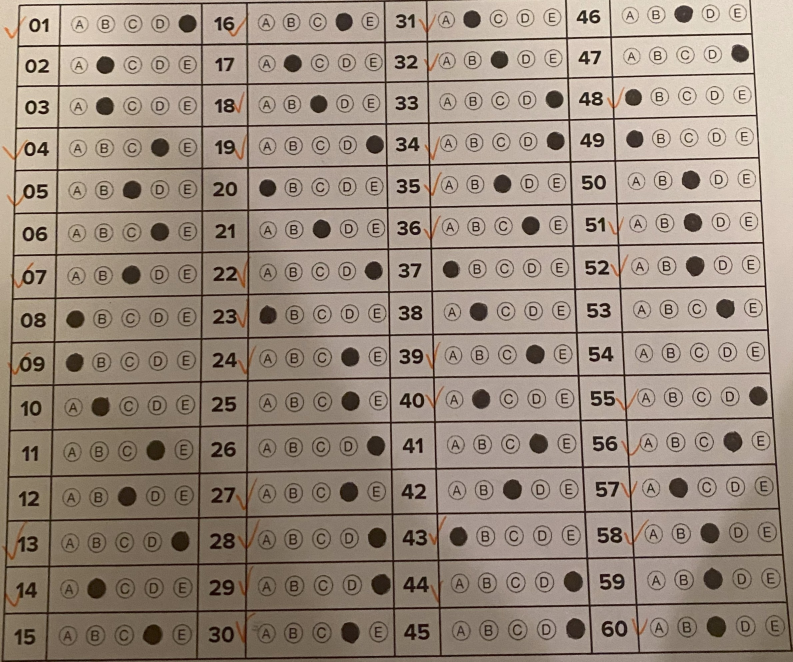
#> input picture teste_1.jpg, 2377 x 1985 px (shown at 1/3 size)
$ python -i mask_generator_base.py   (imports and definitions only)
#> lines starting #> are read from the running program, lines starting #| are printed output that depends on the picture; after the words box and inside, x2 and y2 are one past the last pixel; in counts of white or black regions, pixels touching at a corner belong together
import cv2
import numpy as np
import os
import shutil
import stat
import time


# [71 lines of commented-out code are left out]


def gerar_masks(image_path, output_dir="temp"):
#> called with image_path = 'teste_1.jpg', output_dir = 'temp'
    import cv2
    import numpy as np
    import os
    import shutil
    import stat
    import time

    print(f"\n Iniciando processamento de: {image_path}")

    def remove_readonly(func, path, _):
        os.chmod(path, stat.S_IWRITE)
        func(path)

    # Carregar e
    image = cv2.imread(image_path)
#> image is the input picture: shape (1985, 2377, 3); mean B, G, R 125.7, 139.2, 154.1
    if image is None:
        print(f"❌ ERRO: Não foi possível ler a imagem: {image_path}")
        return False

    print(f"✅ Imagem carregada: {image.shape}. Imagem = {image_path}")
#| ✅ Imagem carregada: (1985, 2377, 3). Imagem = teste_1.jpg

    scale = 0.3
    image_resized = cv2.resize(image, None, (2480, 3508), fx=scale, fy=scale)
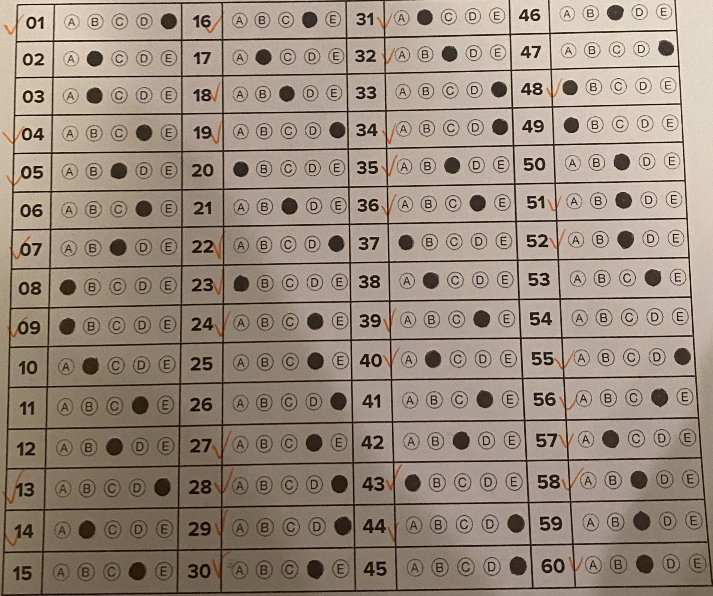
#> image_resized: shape (596, 713, 3); mean B, G, R 125.6, 139, 154
    #image_resized = cv2.resize(image, None, fx=scale, fy=scale)
    #print(f"✅ Imagem redimensionada: {image_resized.shape}")

    # Recorte fixo da área de questões
    #print("✂️ Recortando área de questões...")
    y1, y2 = 435, 990
    x1, x2 = 40, 710
    bloco = image_resized[y1:y2, x1:x2]
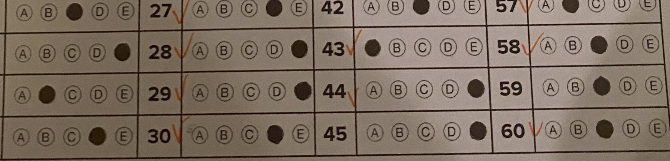
#> bloco: shape (161, 670, 3); mean B, G, R 98.1, 111.2, 126
    #cv2.imshow("Bloco recortado", bloco)
    #cv2.waitKey(0)
    #cv2.destroyAllWindows()

    if os.path.exists(output_dir):
        shutil.rmtree(output_dir)
    os.makedirs(output_dir)


    image = cv2.imread(image_path)
    h, w = bloco.shape[:2]
#> h = 161; w = 670

    n_linhas, n_colunas = 15, 4
    altura = bloco.shape[0] // n_linhas
#> altura = 10
    largura = bloco.shape[1] // n_colunas
#> largura = 167

    #convertendo para hsv
    hsv = cv2.cvtColor(bloco, cv2.COLOR_BGR2HSV)
#> hsv: shape (161, 670, 3); mean H, S, V 14.1, 66.4, 126
    lower_black = np.array([0, 0, 0])
    upper_black = np.array([180, 255, 80])
    mask_hsv = cv2.inRange(hsv, lower_black, upper_black)
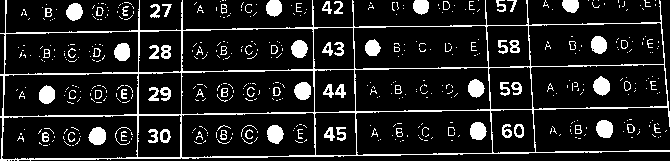
#> mask_hsv: shape (161, 670); 12.9% white; 472 white regions (388 under 20 px), largest, box (x1, y1, x2, y2) and area: (0, 0, 670, 161) 5860, (596, 120, 613, 138) 250, (88, 127, 106, 145) 249
    #print(f"Imagem: {w}x{h}")


    # Recortar e salvar cada questão
    print("\n✂️ Iniciando recorte das questões...")
    for linha in range(n_linhas):
        for coluna in range(n_colunas):
            # Calcular coordenadas do recorte
            y1_questao = linha * altura
            y2_questao = (linha + 1) * altura
            x1_questao = coluna * largura
            x2_questao = (coluna + 1) * largura

            # Recortar da imagem original
            #print(f"  ✂️ Recortando região...")
            recorte_img = image[y1_questao:y2_questao, x1_questao:x2_questao]
            recorte_mask = mask_hsv[y1_questao:y2_questao, x1_questao:x2_questao]

            resultado = cv2.bitwise_and(recorte_img, recorte_img, mask=recorte_mask)

            numero_questao = linha + 1 + coluna * n_linhas
            caminho = os.path.join(output_dir, f"questao_{numero_questao:02d}.jpg")
            cv2.imwrite(caminho, resultado)
            #print(f"  ✅ Questão {numero_questao:02d} salva: {resultado.shape}")

    print(f"\n✨ Processo concluído! {n_linhas * n_colunas} questões salvas em {output_dir}")
#| ✨ Processo concluído! 60 questões salvas em temp
    return True

>>> result = gerar_masks('teste_1.jpg')
